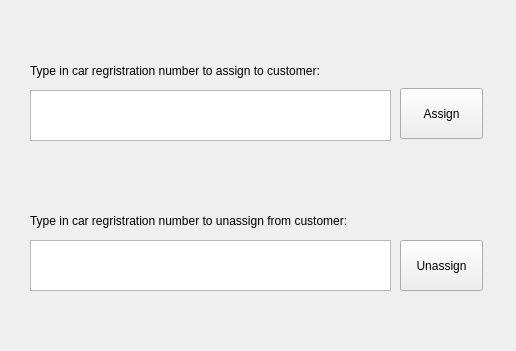
<?xml version="1.0" encoding="UTF-8"?>
<ui version="4.0">
 <class>FindCustomer</class>
 <widget class="QWidget" name="FindCustomer">
  <property name="geometry">
   <rect>
    <x>0</x>
    <y>0</y>
    <width>516</width>
    <height>351</height>
   </rect>
  </property>
  <property name="windowTitle">
   <string>Form</string>
  </property>
  <widget class="QPushButton" name="pushButton">
   <property name="geometry">
    <rect>
     <x>400</x>
     <y>88</y>
     <width>83</width>
     <height>51</height>
    </rect>
   </property>
   <property name="text">
    <string>Assign</string>
   </property>
  </widget>
  <widget class="QPlainTextEdit" name="Assgincarreg">
   <property name="geometry">
    <rect>
     <x>30</x>
     <y>90</y>
     <width>361</width>
     <height>51</height>
    </rect>
   </property>
  </widget>
  <widget class="QLabel" name="label">
   <property name="geometry">
    <rect>
     <x>30</x>
     <y>50</y>
     <width>371</width>
     <height>41</height>
    </rect>
   </property>
   <property name="text">
    <string>Type in car regristration number to assign to customer:</string>
   </property>
  </widget>
  <widget class="QPushButton" name="Unassign">
   <property name="geometry">
    <rect>
     <x>400</x>
     <y>240</y>
     <width>83</width>
     <height>51</height>
    </rect>
   </property>
   <property name="text">
    <string>Unassign</string>
   </property>
  </widget>
  <widget class="QPlainTextEdit" name="UnassignRegText">
   <property name="geometry">
    <rect>
     <x>30</x>
     <y>240</y>
     <width>361</width>
     <height>51</height>
    </rect>
   </property>
  </widget>
  <widget class="QLabel" name="label_2">
   <property name="geometry">
    <rect>
     <x>30</x>
     <y>200</y>
     <width>381</width>
     <height>41</height>
    </rect>
   </property>
   <property name="text">
    <string>Type in car regristration number to unassign from customer:</string>
   </property>
  </widget>
 </widget>
 <resources/>
 <connections/>
</ui>
